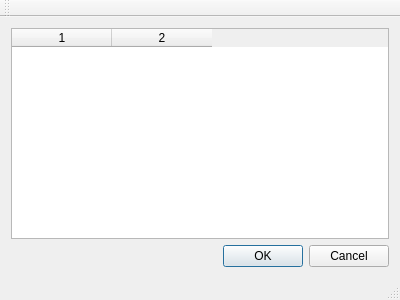
<?xml version="1.0" encoding="UTF-8"?>
<ui version="4.0">
 <class>MainWindow</class>
 <widget class="QMainWindow" name="MainWindow">
  <property name="geometry">
   <rect>
    <x>0</x>
    <y>0</y>
    <width>400</width>
    <height>300</height>
   </rect>
  </property>
  <property name="windowTitle">
   <string>MainWindow</string>
  </property>
  <widget class="QWidget" name="centralWidget">
   <layout class="QGridLayout" name="gridLayout">
    <item row="1" column="0">
     <widget class="QDialogButtonBox" name="buttonBox">
      <property name="standardButtons">
       <set>QDialogButtonBox::Cancel|QDialogButtonBox::Ok</set>
      </property>
     </widget>
    </item>
    <item row="0" column="0">
     <widget class="QTableWidget" name="serviceList">
      <property name="editTriggers">
       <set>QAbstractItemView::NoEditTriggers</set>
      </property>
      <property name="tabKeyNavigation">
       <bool>false</bool>
      </property>
      <property name="showDropIndicator" stdset="0">
       <bool>false</bool>
      </property>
      <property name="dragDropOverwriteMode">
       <bool>false</bool>
      </property>
      <property name="alternatingRowColors">
       <bool>true</bool>
      </property>
      <property name="selectionMode">
       <enum>QAbstractItemView::SingleSelection</enum>
      </property>
      <property name="selectionBehavior">
       <enum>QAbstractItemView::SelectRows</enum>
      </property>
      <property name="showGrid">
       <bool>false</bool>
      </property>
      <property name="sortingEnabled">
       <bool>true</bool>
      </property>
      <property name="columnCount">
       <number>2</number>
      </property>
      <column/>
      <column/>
     </widget>
    </item>
   </layout>
  </widget>
  <widget class="QMenuBar" name="menuBar">
   <property name="geometry">
    <rect>
     <x>0</x>
     <y>0</y>
     <width>400</width>
     <height>24</height>
    </rect>
   </property>
  </widget>
  <widget class="QToolBar" name="mainToolBar">
   <attribute name="toolBarArea">
    <enum>TopToolBarArea</enum>
   </attribute>
   <attribute name="toolBarBreak">
    <bool>false</bool>
   </attribute>
  </widget>
  <widget class="QStatusBar" name="statusBar"/>
 </widget>
 <layoutdefault spacing="6" margin="11"/>
 <resources/>
 <connections/>
</ui>
